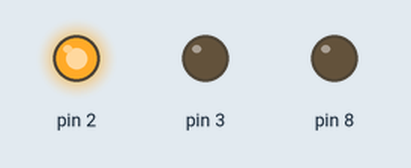
The sketch below on a simulated Arduino Uno, built with avr-gcc and run on an emulated ATmega328P. Parts: output pins drawn as LEDs (lit = HIGH).

Above: at 0.5 s.
At 1.5 s:
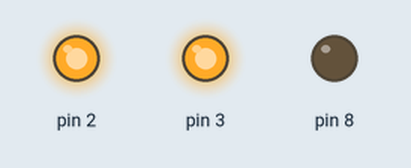
At 6.3 s:
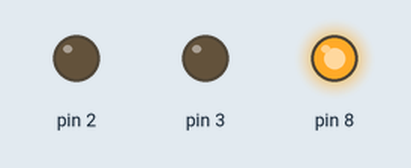
At 10.6 s:
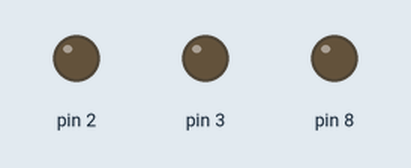
At 13.6 s:
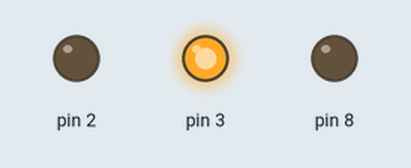
Timing chart, 0 to 14.4 s (numbered marks = the images above):
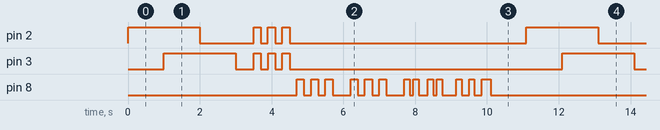

Measured:
- by itself, pin 2: repeats every 11.1 s: LOW 1.5 s, 2 × (HIGH 0.20 s, LOW 0.20 s), HIGH 0.20 s, LOW 6.6 s, HIGH 2.0 s
- by itself, pin 3: repeats every 11.1 s: LOW 0.50 s, 2 × (HIGH 0.20 s, LOW 0.20 s), HIGH 0.20 s, LOW 7.6 s, HIGH 2.0 s
- by itself, pin 8: moves between LOW and HIGH, repeating every 11.1 s

The sketch:

gs_led_mar_.ino
```cpp
void setup() {
  // put your setup code here, to run once:
  pinMode(2, OUTPUT);
  pinMode(3, OUTPUT);
  pinMode(8, OUTPUT);
}

void loop() {
  // put your main code here, to run repeatedly:

  digitalWrite(2, HIGH);
  delay(1000);
  digitalWrite(3, HIGH);
  delay(1000);
  digitalWrite(2, LOW);
  delay(1000);
  digitalWrite(3, LOW);
  delay(500);
  for (int i = 0; i < 3; i++) {
    digitalWrite(2, HIGH);
    digitalWrite(3, HIGH);
    delay(200);
    digitalWrite(2, LOW);
    digitalWrite(3, LOW);
    delay(200);
  }
  calGalatasarayRitim();
}
void bip(int sure, int bekleme) {
  digitalWrite(8, HIGH);
  delay(sure);
  digitalWrite(8, LOW);
  delay(bekleme);
}

void calGalatasarayRitim() {
  // --- RE RE RE ---
  bip(200, 200);
  bip(200, 200);
  bip(200, 500);

  // --- RA RA RA ---
  bip(200, 200);
  bip(200, 200);
  bip(200, 500);

  // --- GASSA GASSA --- (Hızlı ve kesik ritim)
  bip(150, 100); // Gas-
  bip(150, 250); // -sa
  bip(150, 100); // Gas-
  bip(150, 400); // -sa

  // --- CIM BOM BOM ---
  bip(150, 200); // Cim
  bip(150, 200); // Bom
  bip(250, 1000); // BOOOM!
}
```
